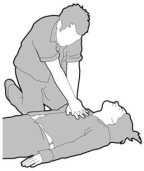
#> input picture TomTom 1 Project/helpme/medical/images/image002.jpg, 144 x 171 px
$ python -i exporter.py   (imports and definitions only)
#> lines starting #> are read from the running program, lines starting #| are printed output that depends on the picture
"""
TomTom Face Studio - Package Exporter & Manifest Validator
=========================================================
Handles conversion of face designs, background images, and icon assets
into the deterministic `.ttface` format for Nano-X on TomTom ONE.
"""

import os
import json
import zipfile
import struct
from PIL import Image

from studio.core.formats import FORMAT_REGISTRY, get_project_formats
from studio.core.renderers import (
    DEFAULT_RENDERER_ID,
    RENDERER_REGISTRY,
    get_renderer_id,
)
from studio.core.data_fields import validate_data_requirements

SUPPORTED_SIGNALS = {
    "battery_percent",
    "battery_low",
    "gps_status",
    "gps_fix",
    "weather_status",
    "weather_unavailable",
    "charging"
}

SUPPORTED_OPERATORS = {"==", "!=", "<=", ">=", "<", ">"}
SUPPORTED_ELEMENT_TYPES = {"digital_time", "date", "text", "status_icon"}


# [12 lines left out: function color_hex_to_rgb565, not called in this run]


def image_to_rgb565_bytes(image: Image.Image, width: int = 320, height: int = 240) -> bytes:
    """Convert a PIL Image to 16-bit RGB565 raw little-endian byte array."""
    img = image.convert("RGB").resize((width, height), Image.Resampling.NEAREST)
    raw_data = bytearray()
    for y in range(height):
        for x in range(width):
            r, g, b = img.getpixel((x, y))
            val = ((r >> 3) << 11) | ((g >> 2) << 5) | (b >> 3)
            raw_data.extend(struct.pack("<H", val))
    return bytes(raw_data)


# [194 lines left out: functions validate_face_project, export_ttface_package, not called in this run]

>>> from PIL import Image
>>> picture = Image.open('../../TomTom 1 Project/helpme/medical/images/image002.jpg')
#> picture is the input picture: PIL image 144x171 RGB; min 4, max 255, mean 221.1
>>> result = image_to_rgb565_bytes(picture)
#> in image_to_rgb565_bytes, `img = image.convert("RGB").resize((width, height), Image.Resampling.NE..`:
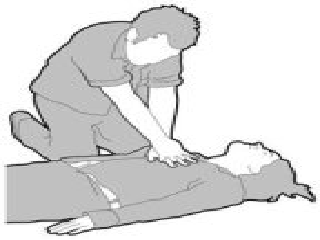
#> img: PIL image 320x240 RGB; min 4, max 255, mean 221.1

$ run again, on TomTom 1 Project/helpme/medical/images/image003.jpg
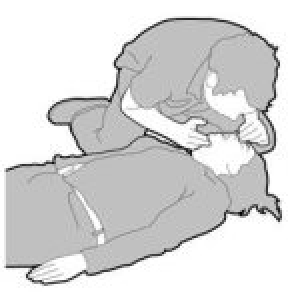
#> input picture TomTom 1 Project/helpme/medical/images/image003.jpg, 144 x 146 px (shown 2 times larger)
#> picture is the input picture: PIL image 144x146 RGB; min 0, max 255, mean 215
#> in image_to_rgb565_bytes, `img = image.convert("RGB").resize((width, height), Image.Resampling.NE..`:
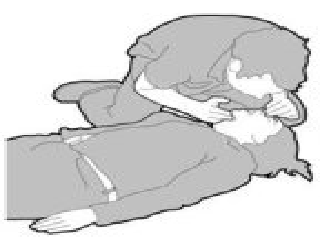
#> img: PIL image 320x240 RGB; min 0, max 255, mean 215.1

$ run again, on TomTom 1 Project/helpme/medical/images/image004.jpg
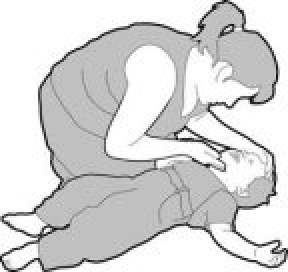
#> input picture TomTom 1 Project/helpme/medical/images/image004.jpg, 144 x 136 px (shown 2 times larger)
#> picture is the input picture: PIL image 144x136 RGB; min 1, max 255, mean 214.8
#> in image_to_rgb565_bytes, `img = image.convert("RGB").resize((width, height), Image.Resampling.NE..`:
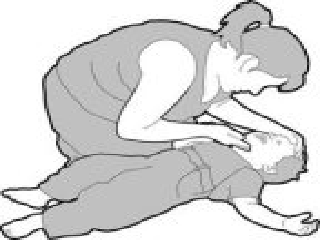
#> img: PIL image 320x240 RGB; min 1, max 255, mean 214.8

$ run again, on TomTom 1 Project/helpme/medical/images/image005.jpg
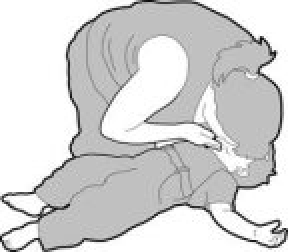
#> input picture TomTom 1 Project/helpme/medical/images/image005.jpg, 144 x 126 px (shown 2 times larger)
#> picture is the input picture: PIL image 144x126 RGB; min 9, max 255, mean 212.3
#> in image_to_rgb565_bytes, `img = image.convert("RGB").resize((width, height), Image.Resampling.NE..`:
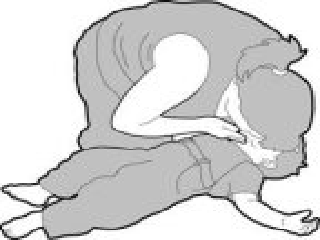
#> img: PIL image 320x240 RGB; min 9, max 255, mean 212.4
